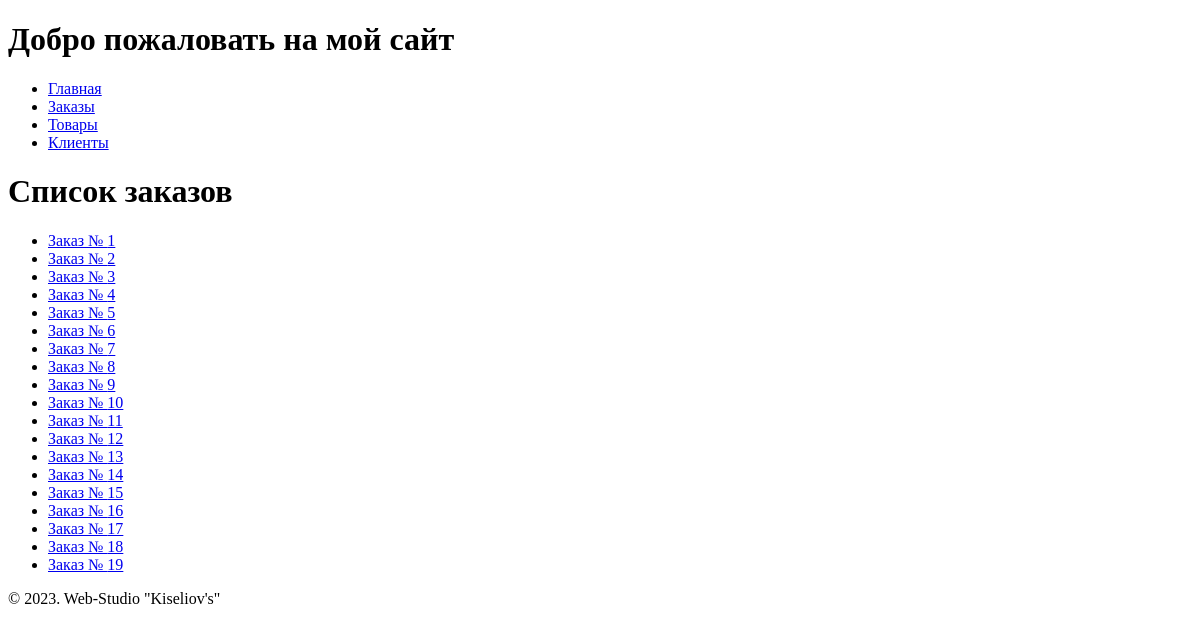
/orders/, run on an earlier commit of the app's database.
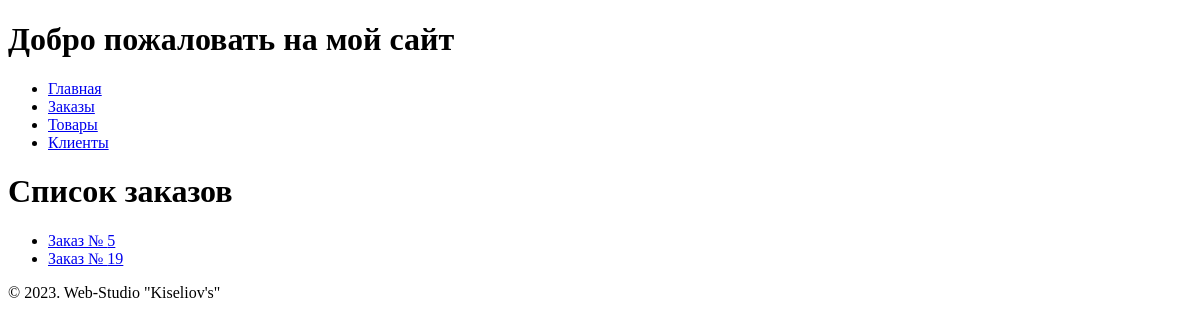
And on a later commit of the database.
### myapp/models.py (models this page shows, shortened)
class Order(models.Model):
    client = models.ForeignKey(Client, on_delete=models.CASCADE)
    products = models.ManyToManyField(Product)
    total_amount = models.DecimalField(max_digits=10, decimal_places=2, null=True)
    order_date = models.DateTimeField(default=timezone.now)

### myapp/views.py (the view)
# urls.py: path('orders/', views.order_list, name='order_list'),
def order_list(request):
    orders = Order.objects.all()
    return render(request, 'order/order_list.html', {'orders': orders})

### myapp/templates/order/order_list.html (shortened to what this page needs)
{% extends "base.html" %}
{% block content %}
    <h1>Список заказов</h1>
    <ul>
        {% for order in orders %}
            <li><a href="{% url 'order_detail' order.id %}">Заказ № {{ order.id }}</a></li>
        {% empty %}
            <li>Нет заказов в базе данных.</li>
        {% endfor %}
    </ul>
{% endblock %}

### myapp/templates/base.html (shortened to what this page needs)
<!DOCTYPE html>
<html lang="en">
<head>
</head>
<body>
    <header>
        <h1>{% block header %}Добро пожаловать на мой сайт{% endblock %}</h1>
    </header>
    <nav>
        <ul>
            <li><a href="/">Главная</a></li>
            <li><a href="/order">Заказы</a></li>
            <li><a href="/product">Товары</a></li>
            <li><a href="/client">Клиенты</a></li>
        </ul>
    </nav>
    <main>
        {% block content %}{% endblock %}
    </main>
    <footer>
        <p>&copy; 2023. Web-Studio "Kiseliov's"</p>
    </footer>
</body>
</html>

What changed in the data, as far as the page shows it:
removed Order: id "1"
removed Order: id "2"
removed Order: id "3"
removed Order: id "4"
removed Order: id "6"
removed Order: id "7"
removed Order: id "8"
removed Order: id "9"
removed Order: id "10"
removed Order: id "11"
removed Order: id "12"
removed Order: id "13"
removed Order: id "14"
removed Order: id "15"
removed Order: id "16"
removed Order: id "17"
removed Order: id "18"
